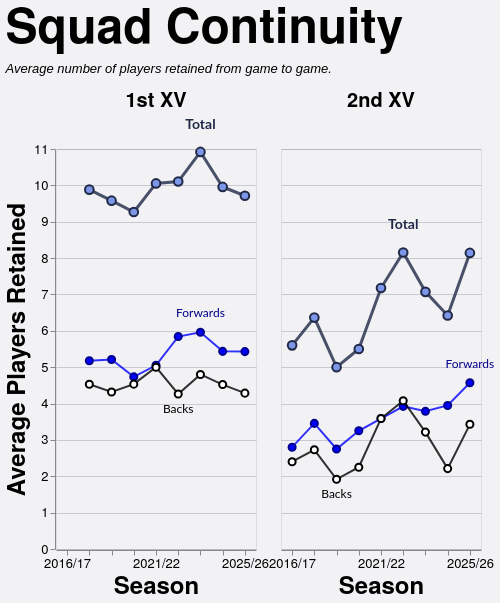

Write the Vega-Lite specification saved for this chart.
### Vega-Lite specification from a JSON file in a GitHub repository (floating-point values rounded to 4 significant figures)
{"config": {"axis": {"labelFont": "PT Sans Narrow, Helvetica Neue, Helvetica, Arial, sans-serif", "titleFont": "PT Sans Narrow, Helvetica Neue, Helvetica, Arial, sans-serif", "labelFontSize": 13, "titleFontSize": 24, "gridColor": "#202947", "gridOpacity": 0.2, "zindex": 1}, "text": {"font": "Lato, sans-serif"}, "bar": {"cornerRadiusEnd": 5}, "header": {"labelFont": "PT Sans Narrow, Helvetica Neue, Helvetica, Arial, sans-serif", "titleFont": "PT Sans Narrow, Helvetica Neue, Helvetica, Arial, sans-serif", "labelFontSize": 24, "titleFontSize": 28, "labelFontWeight": "bold", "orient": "left"}, "legend": {"labelFont": "PT Sans Narrow, Helvetica Neue, Helvetica, Arial, sans-serif", "titleFont": "PT Sans Narrow, Helvetica Neue, Helvetica, Arial, sans-serif", "labelFontSize": 14, "titleFontSize": 16, "titlePadding": 5, "fillColor": "white", "strokeColor": "black", "padding": 10, "titleFontWeight": "lighter", "titleFontStyle": "italic", "titleColor": "gray", "offset": 10}, "title": {"font": "PT Sans Narrow, Helvetica Neue, Helvetica, Arial, sans-serif", "fontSize": 48, "fontWeight": "bold", "anchor": "start", "align": "center", "titlePadding": 20, "subtitlePadding": 10, "subtitleFontSize": 13, "subtitleColor": "", "subtitleFontStyle": "italic", "offset": 15, "color": "black"}, "axisX": {"labelAngle": 0}, "facet": {"title": null, "header": null, "align": {"row": "each", "column": "each"}}, "resolve": {"scale": {"y": "independent", "facet": "independent"}}, "background": "#f2f1f4", "scale": {"offsetBandPaddingOuter": 0.2, "offsetBandPaddingInner": 0.1}}, "data": {"name": "data-c266a4d78d1aa76ec42880eef9847d82"}, "facet": {"column": {"field": "squad", "header": {"labelExpr": "datum.value + ' XV'", "labelFontSize": 20, "labelPadding": 6}, "sort": ["1st", "2nd"], "title": null, "type": "nominal"}}, "spec": {"layer": [{"mark": {"type": "line", "color": "#202946", "opacity": 0.8, "point": {"filled": true, "color": "#7d96e8", "stroke": "#202946", "size": 75, "strokeWidth": 2}, "strokeWidth": 3}, "encoding": {"detail": [{"field": "unit", "type": "nominal"}], "tooltip": [{"field": "season", "title": "Season", "type": "ordinal"}, {"field": "squad", "title": "Squad", "type": "nominal"}, {"field": "unit", "title": "Unit", "type": "nominal"}, {"field": "retained", "format": ".1f", "title": "Avg Retained", "type": "quantitative"}], "x": {"axis": {"labelAngle": 0, "labelOverlap": "parity"}, "field": "season", "sort": "ascending", "title": "Season", "type": "ordinal"}, "y": {"axis": {"tickMinStep": 1}, "field": "retained", "scale": {"zero": true}, "title": "Average Players Retained", "type": "quantitative"}}, "transform": [{"filter": "(datum.unit === 'Total')"}]}, {"mark": {"type": "line", "color": "blue", "opacity": 0.8, "point": {"filled": true, "color": "blue", "stroke": "darkblue", "size": 50, "strokeWidth": 2}, "strokeWidth": 2}, "encoding": {"detail": [{"field": "unit", "type": "nominal"}], "tooltip": [{"field": "season", "title": "Season", "type": "ordinal"}, {"field": "squad", "title": "Squad", "type": "nominal"}, {"field": "unit", "title": "Unit", "type": "nominal"}, {"field": "retained", "format": ".1f", "title": "Avg Retained", "type": "quantitative"}], "x": {"axis": {"labelAngle": 0, "labelOverlap": "parity"}, "field": "season", "sort": "ascending", "title": "Season", "type": "ordinal"}, "y": {"axis": {"tickMinStep": 1}, "field": "retained", "scale": {"zero": true}, "title": "Average Players Retained", "type": "quantitative"}}, "transform": [{"filter": "(datum.unit === 'Forwards')"}]}, {"mark": {"type": "line", "color": "black", "opacity": 0.8, "point": {"filled": true, "color": "white", "stroke": "black", "size": 50, "strokeWidth": 2}, "strokeWidth": 2}, "encoding": {"detail": [{"field": "unit", "type": "nominal"}], "tooltip": [{"field": "season", "title": "Season", "type": "ordinal"}, {"field": "squad", "title": "Squad", "type": "nominal"}, {"field": "unit", "title": "Unit", "type": "nominal"}, {"field": "retained", "format": ".1f", "title": "Avg Retained", "type": "quantitative"}], "x": {"axis": {"labelAngle": 0, "labelOverlap": "parity"}, "field": "season", "sort": "ascending", "title": "Season", "type": "ordinal"}, "y": {"axis": {"tickMinStep": 1}, "field": "retained", "scale": {"zero": true}, "title": "Average Players Retained", "type": "quantitative"}}, "transform": [{"filter": "(datum.unit === 'Backs')"}]}, {"mark": {"type": "text", "align": "center", "baseline": "bottom", "color": "#202946", "dx": 0, "dy": -20, "fontSize": 14, "fontWeight": "bold"}, "encoding": {"detail": [{"field": "unit", "type": "nominal"}], "text": {"value": "Total"}, "tooltip": [{"field": "season", "title": "Season", "type": "ordinal"}, {"field": "squad", "title": "Squad", "type": "nominal"}, {"field": "unit", "title": "Unit", "type": "nominal"}, {"field": "retained", "format": ".1f", "title": "Avg Retained", "type": "quantitative"}], "x": {"field": "season", "type": "ordinal"}, "y": {"field": "retained", "type": "quantitative"}}, "transform": [{"filter": "(datum.unit === 'Total')"}, {"calculate": "toNumber(split(datum.season, '/')[0])", "as": "season_order"}, {"joinaggregate": [{"op": "max", "field": "retained", "as": "max_value"}, {"op": "min", "field": "retained", "as": "min_value"}], "groupby": ["squad"]}, {"filter": "datum.retained > 0"}, {"filter": "datum.retained == datum.max_value"}, {"window": [{"op": "row_number", "field": "", "as": "rank"}], "groupby": ["squad"], "sort": [{"field": "season_order", "order": "descending"}]}, {"filter": "datum.rank == 1"}]}, {"mark": {"type": "text", "align": "center", "baseline": "bottom", "color": "darkblue", "dx": 0, "dy": -12, "fontSize": 12, "fontWeight": "normal"}, "encoding": {"detail": [{"field": "unit", "type": "nominal"}], "text": {"value": "Forwards"}, "tooltip": [{"field": "season", "title": "Season", "type": "ordinal"}, {"field": "squad", "title": "Squad", "type": "nominal"}, {"field": "unit", "title": "Unit", "type": "nominal"}, {"field": "retained", "format": ".1f", "title": "Avg Retained", "type": "quantitative"}], "x": {"field": "season", "type": "ordinal"}, "y": {"field": "retained", "type": "quantitative"}}, "transform": [{"filter": "(datum.unit === 'Forwards')"}, {"calculate": "toNumber(split(datum.season, '/')[0])", "as": "season_order"}, {"joinaggregate": [{"op": "max", "field": "retained", "as": "max_value"}, {"op": "min", "field": "retained", "as": "min_value"}], "groupby": ["squad"]}, {"filter": "datum.retained > 0"}, {"filter": "datum.retained == datum.max_value"}, {"window": [{"op": "row_number", "field": "", "as": "rank"}], "groupby": ["squad"], "sort": [{"field": "season_order", "order": "descending"}]}, {"filter": "datum.rank == 1"}]}, {"mark": {"type": "text", "align": "center", "baseline": "top", "color": "black", "dx": 0, "dy": 10, "fontSize": 12, "fontWeight": "normal"}, "encoding": {"detail": [{"field": "unit", "type": "nominal"}], "text": {"value": "Backs"}, "tooltip": [{"field": "season", "title": "Season", "type": "ordinal"}, {"field": "squad", "title": "Squad", "type": "nominal"}, {"field": "unit", "title": "Unit", "type": "nominal"}, {"field": "retained", "format": ".1f", "title": "Avg Retained", "type": "quantitative"}], "x": {"field": "season", "type": "ordinal"}, "y": {"field": "retained", "type": "quantitative"}}, "transform": [{"filter": "(datum.unit === 'Backs')"}, {"calculate": "toNumber(split(datum.season, '/')[0])", "as": "season_order"}, {"joinaggregate": [{"op": "max", "field": "retained", "as": "max_value"}, {"op": "min", "field": "retained", "as": "min_value"}], "groupby": ["squad"]}, {"filter": "datum.retained > 0"}, {"filter": "datum.retained == datum.min_value"}, {"window": [{"op": "row_number", "field": "", "as": "rank"}], "groupby": ["squad"], "sort": [{"field": "season_order", "order": "descending"}]}, {"filter": "datum.rank == 1"}]}, {"mark": {"type": "point", "color": "#7d96e8", "filled": true, "size": 250, "stroke": "#202946", "strokeWidth": 3}, "encoding": {"detail": [{"field": "unit", "type": "nominal"}], "tooltip": [{"field": "season", "title": "Season", "type": "ordinal"}, {"field": "squad", "title": "Squad", "type": "nominal"}, {"field": "unit", "title": "Unit", "type": "nominal"}, {"field": "retained", "format": ".1f", "title": "Avg Retained", "type": "quantitative"}], "x": {"axis": {"labelAngle": 0, "labelOverlap": "parity"}, "field": "season", "sort": "ascending", "title": "Season", "type": "ordinal"}, "y": {"axis": {"tickMinStep": 1}, "field": "retained", "scale": {"zero": true}, "title": "Average Players Retained", "type": "quantitative"}}, "transform": [{"filter": "datum.unit === 'Total' && datum.isSelected"}]}, {"mark": {"type": "point", "color": "blue", "filled": true, "size": 180, "stroke": "darkblue", "strokeWidth": 3}, "encoding": {"detail": [{"field": "unit", "type": "nominal"}], "tooltip": [{"field": "season", "title": "Season", "type": "ordinal"}, {"field": "squad", "title": "Squad", "type": "nominal"}, {"field": "unit", "title": "Unit", "type": "nominal"}, {"field": "retained", "format": ".1f", "title": "Avg Retained", "type": "quantitative"}], "x": {"axis": {"labelAngle": 0, "labelOverlap": "parity"}, "field": "season", "sort": "ascending", "title": "Season", "type": "ordinal"}, "y": {"axis": {"tickMinStep": 1}, "field": "retained", "scale": {"zero": true}, "title": "Average Players Retained", "type": "quantitative"}}, "transform": [{"filter": "datum.unit === 'Forwards' && datum.isSelected"}]}, {"mark": {"type": "point", "color": "white", "filled": true, "size": 180, "stroke": "black", "strokeWidth": 3}, "encoding": {"detail": [{"field": "unit", "type": "nominal"}], "tooltip": [{"field": "season", "title": "Season", "type": "ordinal"}, {"field": "squad", "title": "Squad", "type": "nominal"}, {"field": "unit", "title": "Unit", "type": "nominal"}, {"field": "retained", "format": ".1f", "title": "Avg Retained", "type": "quantitative"}], "x": {"axis": {"labelAngle": 0, "labelOverlap": "parity"}, "field": "season", "sort": "ascending", "title": "Season", "type": "ordinal"}, "y": {"axis": {"tickMinStep": 1}, "field": "retained", "scale": {"zero": true}, "title": "Average Players Retained", "type": "quantitative"}}, "transform": [{"filter": "datum.unit === 'Backs' && datum.isSelected"}]}], "height": 400, "width": 200}, "spacing": 10, "title": {"text": "Squad Continuity", "subtitle": ["Average number of players retained from game to game."]}, "$schema": "https://vega.github.io/schema/vega-lite/v5.20.1.json", "datasets": {"data-c266a4d78d1aa76ec42880eef9847d82": [{"season": "2017/18", "squad": "1st", "unit": "Total", "retained": 9.882}, {"season": "2017/18", "squad": "1st", "unit": "Forwards", "retained": 5.176}, {"season": "2017/18", "squad": "1st", "unit": "Backs", "retained": 4.529}, {"season": "2018/19", "squad": "1st", "unit": "Total", "retained": 9.579}, {"season": "2018/19", "squad": "1st", "unit": "Forwards", "retained": 5.211}, {"season": "2018/19", "squad": "1st", "unit": "Backs", "retained": 4.316}, {"season": "2019/20", "squad": "1st", "unit": "Total", "retained": 9.267}, {"season": "2019/20", "squad": "1st", "unit": "Forwards", "retained": 4.733}, {"season": "2019/20", "squad": "1st", "unit": "Backs", "retained": 4.533}, {"season": "2021/22", "squad": "1st", "unit": "Total", "retained": 10.05}, {"season": "2021/22", "squad": "1st", "unit": "Forwards", "retained": 5.053}, {"season": "2021/22", "squad": "1st", "unit": "Backs", "retained": 5.0}, {"season": "2022/23", "squad": "1st", "unit": "Total", "retained": 10.11}, {"season": "2022/23", "squad": "1st", "unit": "Forwards", "retained": 5.842}, {"season": "2022/23", "squad": "1st", "unit": "Backs", "retained": 4.263}, {"season": "2023/24", "squad": "1st", "unit": "Total", "retained": 10.92}, {"season": "2023/24", "squad": "1st", "unit": "Forwards", "retained": 5.96}, {"season": "2023/24", "squad": "1st", "unit": "Backs", "retained": 4.8}, {"season": "2024/25", "squad": "1st", "unit": "Total", "retained": 9.957}, {"season": "2024/25", "squad": "1st", "unit": "Forwards", "retained": 5.435}, {"season": "2024/25", "squad": "1st", "unit": "Backs", "retained": 4.522}, {"season": "2025/26", "squad": "1st", "unit": "Total", "retained": 9.714}, {"season": "2025/26", "squad": "1st", "unit": "Forwards", "retained": 5.429}, {"season": "2025/26", "squad": "1st", "unit": "Backs", "retained": 4.286}, {"season": "2016/17", "squad": "2nd", "unit": "Total", "retained": 5.6}, {"season": "2016/17", "squad": "2nd", "unit": "Forwards", "retained": 2.8}, {"season": "2016/17", "squad": "2nd", "unit": "Backs", "retained": 2.4}, {"season": "2017/18", "squad": "2nd", "unit": "Total", "retained": 6.364}, {"season": "2017/18", "squad": "2nd", "unit": "Forwards", "retained": 3.455}, {"season": "2017/18", "squad": "2nd", "unit": "Backs", "retained": 2.727}, {"season": "2018/19", "squad": "2nd", "unit": "Total", "retained": 5.0}, {"season": "2018/19", "squad": "2nd", "unit": "Forwards", "retained": 2.75}, {"season": "2018/19", "squad": "2nd", "unit": "Backs", "retained": 1.917}, {"season": "2019/20", "squad": "2nd", "unit": "Total", "retained": 5.5}, {"season": "2019/20", "squad": "2nd", "unit": "Forwards", "retained": 3.25}, {"season": "2019/20", "squad": "2nd", "unit": "Backs", "retained": 2.25}, {"season": "2021/22", "squad": "2nd", "unit": "Total", "retained": 7.176}, {"season": "2021/22", "squad": "2nd", "unit": "Forwards", "retained": 3.588}, {"season": "2021/22", "squad": "2nd", "unit": "Backs", "retained": 3.588}, {"season": "2022/23", "squad": "2nd", "unit": "Total", "retained": 8.154}, {"season": "2022/23", "squad": "2nd", "unit": "Forwards", "retained": 3.923}, {"season": "2022/23", "squad": "2nd", "unit": "Backs", "retained": 4.077}, {"season": "2023/24", "squad": "2nd", "unit": "Total", "retained": 7.071}, {"season": "2023/24", "squad": "2nd", "unit": "Forwards", "retained": 3.786}, {"season": "2023/24", "squad": "2nd", "unit": "Backs", "retained": 3.214}, {"season": "2024/25", "squad": "2nd", "unit": "Total", "retained": 6.421}, {"season": "2024/25", "squad": "2nd", "unit": "Forwards", "retained": 3.947}, {"season": "2024/25", "squad": "2nd", "unit": "Backs", "retained": 2.211}, {"season": "2025/26", "squad": "2nd", "unit": "Total", "retained": 8.143}, {"season": "2025/26", "squad": "2nd", "unit": "Forwards", "retained": 4.571}, {"season": "2025/26", "squad": "2nd", "unit": "Backs", "retained": 3.429}]}}
